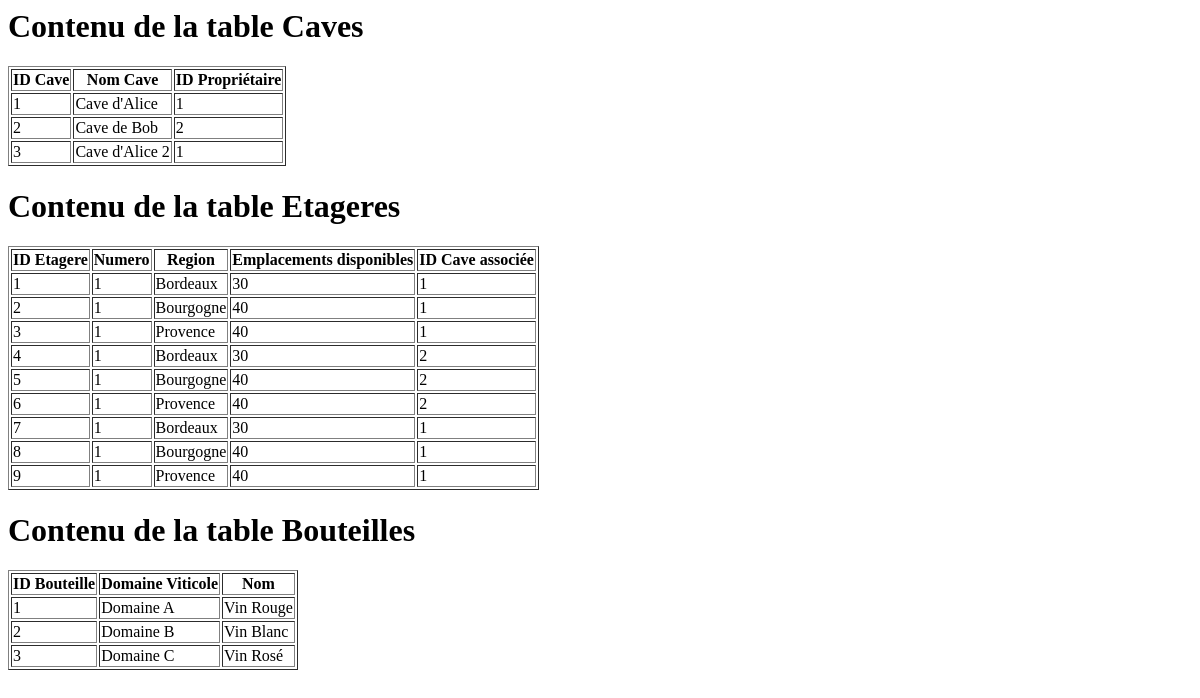
/tables, run on an earlier commit of the app's database.
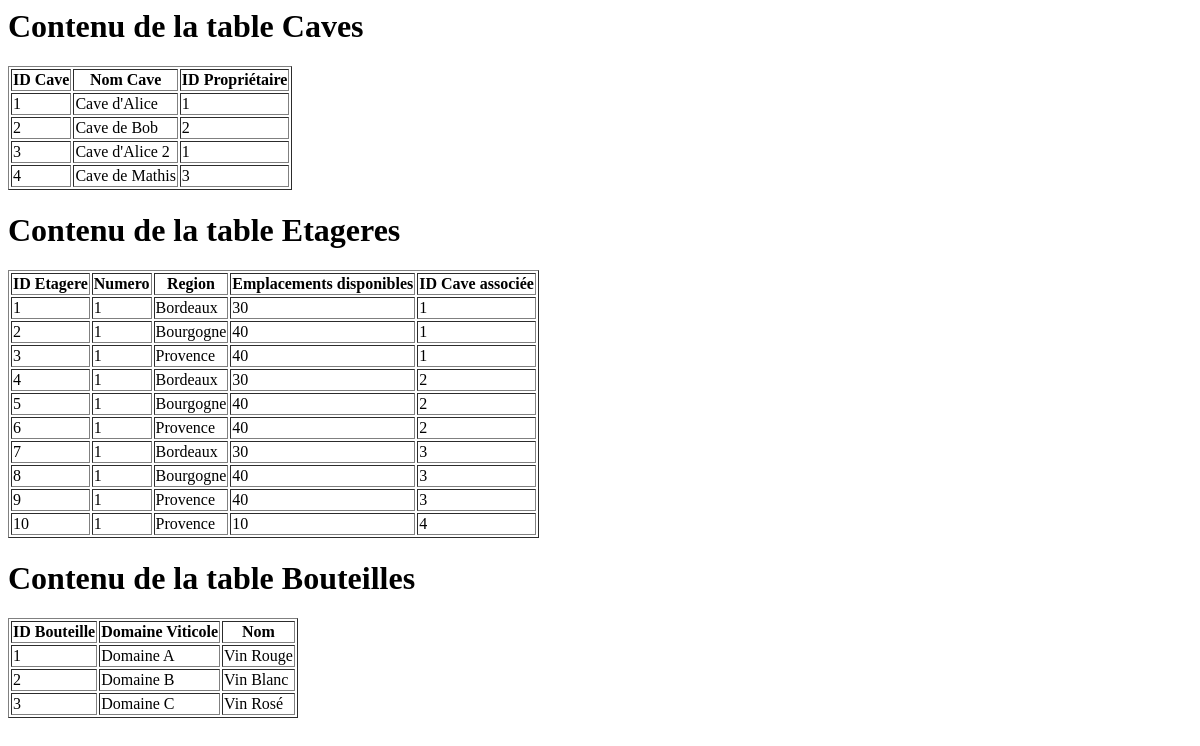
And on a later commit of the database.
### tables this page shows
CREATE TABLE Caves (
                id_cave INTEGER PRIMARY KEY,
                nom_cave TEXT NOT NULL,
                proprietaire_id INTEGER NOT NULL,
                FOREIGN KEY (proprietaire_id) REFERENCES Utilisateurs(id_utilisateur)
            );

CREATE TABLE Etageres (
                id_etagere INTEGER PRIMARY KEY,
                numero INTEGER NOT NULL,
                region TEXT NOT NULL,
                emplacements_disponibles INTEGER NOT NULL,
                cave_associee_id INTEGER NOT NULL,
                FOREIGN KEY (cave_associee_id) REFERENCES Caves(id_cave)
            );

CREATE TABLE Bouteilles (
                id_bouteille INTEGER PRIMARY KEY,
                domaine_viticole TEXT NOT NULL,
                nom TEXT NOT NULL,
                type TEXT NOT NULL,
                annee INTEGER NOT NULL,
                region TEXT NOT NULL,
                commentaires TEXT,
                note_personnelle TEXT,
                note_moyenne TEXT,
                photo_etiquette TEXT,
                prix REAL
            );

### Vin_de_Vincent.py (the view)
@app.route('/tables')
def afficher_tables():
    conn = sqlite3.connect('ma_base_de_donnees.db')
    c = conn.cursor()
    c.execute("SELECT * FROM Utilisateurs")
    utilisateurs = c.fetchall()
    c.execute("SELECT * FROM Caves")
    caves = c.fetchall()
    c.execute("SELECT * FROM Etageres")
    etageres = c.fetchall()
    c.execute("SELECT * FROM Bouteilles")
    bouteilles = c.fetchall()
    conn.close()
    return render_template('affichage_tables.html', utilisateurs=utilisateurs, caves=caves, etageres=etageres, bouteilles=bouteilles)

### templates/affichage_tables.html
<h1>Contenu de la table Caves</h1>
<table border="1">
    <tr>
        <th>ID Cave</th>
        <th>Nom Cave</th>
        <th>ID Propriétaire</th>
    </tr>
    {% for cave in caves %}
    <tr>
        <td>{{ cave[0] }}</td>
        <td>{{ cave[1] }}</td>
        <td>{{ cave[2] }}</td>
    </tr>
    {% endfor %}
</table>
<h1>Contenu de la table Etageres</h1>
<table border="1">
    <tr>
        <th>ID Etagere</th>
        <th>Numero</th>
        <th>Region</th>
        <th>Emplacements disponibles</th>
        <th>ID Cave associée</th>
    </tr>
    {% for etagere in etageres %}
    <tr>
        <td>{{ etagere[0] }}</td>
        <td>{{ etagere[1] }}</td>
        <td>{{ etagere[2] }}</td>
        <td>{{ etagere[3] }}</td>
        <td>{{ etagere[4] }}</td>
    </tr>
    {% endfor %}
</table>
<h1>Contenu de la table Bouteilles</h1>
<table border="1">
    <tr>
        <th>ID Bouteille</th>
        <th>Domaine Viticole</th>
        <th>Nom</th>
    </tr>
    {% for bouteille in bouteilles %}
    <tr>
        <td>{{ bouteille[0] }}</td>
        <td>{{ bouteille[1] }}</td>
        <td>{{ bouteille[2] }}</td>
    </tr>
    {% endfor %}
</table>

What changed in the data, as far as the page shows it:
added Caves: id_cave "4", nom_cave "Cave de Mathis", proprietaire "3"
changed Etageres id 7: cave_associee "1" → "3"
changed Etageres id 8: cave_associee "1" → "3"
changed Etageres id 9: cave_associee "1" → "3"
added Etageres: id_etagere "10", numero "1", region "Provence", emplacements_disponibles "10", cave_associee "4"
